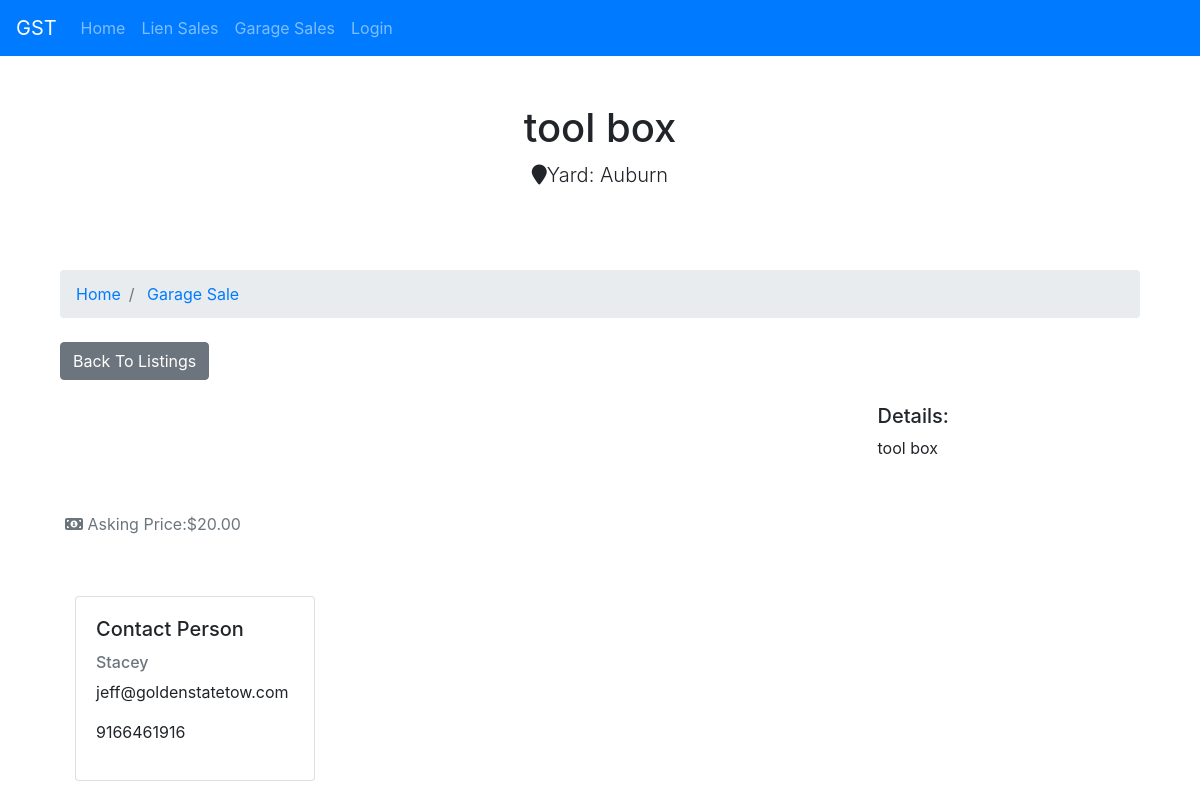
The app's page /garage/1/ with its own data.
### garage/models.py (models this page shows, shortened)
class GarageSale(models.Model):
  seller        = models.ForeignKey(Seller, default=True, on_delete=models.DO_NOTHING)
  yard          = models.CharField(max_length=20, default="Auburn")
  item          = models.CharField(max_length=100, blank=True)
  price         = models.IntegerField(default=0.00)
  details       = models.TextField(blank=True)
  is_published  = models.BooleanField(default=True)
  featured      = models.BooleanField(default=False)
  photo_main    = models.ImageField(upload_to='garageSale/')
  photo_1       = models.ImageField(upload_to='garageSale/', blank=True)
  photo_2       = models.ImageField(upload_to='garageSale/', blank=True)
  photo_3       = models.ImageField(upload_to='garageSale/', blank=True)
  photo_4       = models.ImageField(upload_to='garageSale/', blank=True)
  photo_5       = models.ImageField(upload_to='garageSale/', blank=True)
  photo_6       = models.ImageField(upload_to='garageSale/', blank=True)
  objects = GarageSaleManager()

### sellers/models.py (models this page shows)
class Seller(models.Model):
  name      = models.CharField(max_length=200)
  phone     = models.CharField(max_length=20)
  email     = models.CharField(max_length=50)
  def __str__(self):
    return self.name

### garage/views.py (the view)
# urls.py: path('<pk>/', garage_sales_detail_view, name='detail'),
def garage_sales_detail_view(request, pk=None, *args, **kwargs):
  instance = GarageSale.objects.get_by_id(pk)
  if instance is None:
    raise Http404("Garage Sale item does not Exsist!")
  context = {
    'title': 'Garage Sale Details',
    'object': instance
  }
  return render(request, "garage/detail.html", context)

### garage/models.py (called while the page is built)
  def get_by_id(self,id):
    qs = self.get_queryset().filter(id=id)
    if qs.count() == 1:
      return qs.first()
    return None

### templates/garage/detail.html (shortened to what this page needs)
{% extends "base.html" %}
{% load humanize %}
{% load static %}
{% block content %}
<div class="container">
  <section id="showcase-inner" class="py-5">
    <div class="container">
      <div class="row text-center">
        <div class="col-md-12">
          <h1>{{object.item}}</h1>
          <p class="lead">
            <i class="fas fa-map-marker"></i>Yard: {{ object.yard }} </p>
        </div>
      </div>
    </div>
  </section>
  <section id="bc" class="mt-3">
    <div class="container">
      <nav>
        <ol class="breadcrumb">
          <li class="breadcrumb-item">
            <a href="{% url 'home' %}">Home</a>
          </li>
          <li class="breadcrumb-item">
            <a href="{% url 'garage:list' %}">Garage Sale</a>
          </li>
        </ol>
      </nav>
    </div>
  </section>
  <section id="listing" class="py-2">
    <div class="container mr-auto">
      <a href="{% url 'garage:list' %}" class="btn btn-secondary mb-4">Back To Listings</a>
      <div class="row">
        <div class="col-md-9 ">
          <div class="row mb-5 thumbs">
            <div class="col-md-2">
              {% if object.photo_1 %}
            </div>
            {% endif %}
          </div>
          <div class="row mb-5 fields">
              <ul class="list-group list-group-flush">
                <li class="list-group-item text-secondary">
                  <i class="fas fa-money-bill-alt"></i> Asking Price:
                  <span class="float-right">${{ object.price | intcomma}}.00</span>
                </li>
              </ul>
            </div>
          </div>
          <div class="row mb-5">
            <div class="col-md-12">
              <h5>Details:</h5>
              {{ object.details }}
            </div>
          </div>
        </div>
        <div class="col-md-3">
          <div class="card mb-3">
            <div class="card-body">
              <h5 class="card-title">Contact Person</h5>
              <h6 class="text-secondary">{{ object.seller }}</h6>
              <p>{{ object.seller.email }} </p>
              <p>{{ object.seller.phone }} </p>
            </div>
          </div>
        </div>
      </div>
    </div>
{% endblock %}

### records on screen
GarageSale: item "tool box", yard "Auburn", price "20", details "tool box", seller "Stacey", seller.email "jeff@goldenstatetow.com", seller.phone "9166461916"
